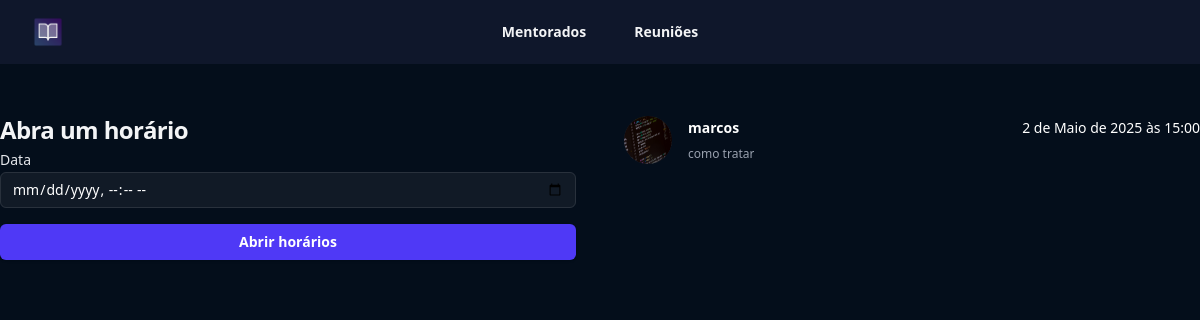
Screenshot of /mentorados/reunioes/ (signed in) with the database file from the repository.
### mentorados/models.py (models this page shows, shortened)
class Reuniao(models.Model):
    tag_choices = (
        ('G', 'Gestão'),
        ('M', 'Marketing'),
        ('RH', 'Gestão de pessoas'),
        ('I', 'Impostos')
    )
    data = models.ForeignKey(DisponibilidadeHorarios, on_delete=models.CASCADE)
    mentorado = models.ForeignKey(Mentorados, on_delete=models.CASCADE)
    tag = models.CharField(max_length=2, choices=tag_choices)
    descricao = models.TextField()

class Mentorados(models.Model):
    estagio_choices = (
        ('E1', '10-100k'),
        ('E2', '100-1KK')
    )
    nome = models.CharField(max_length=255)
    foto = models.ImageField(upload_to='fotos', null=True, blank=True)
    estagio = models.CharField(max_length=2, choices=estagio_choices)
    navigator = models.ForeignKey(Navigators, null=True, blank=True, on_delete=models.SET_NULL)
    user = models.ForeignKey(User, on_delete=models.CASCADE)
    criado_em = models.DateField(auto_now_add=True)
    token = models.CharField(max_length=16)
    def __str__(self):
        return self.nome

class DisponibilidadeHorarios(models.Model):
    data_inicial = models.DateTimeField(null=True, blank=True)
    mentor = models.ForeignKey(User, on_delete=models.CASCADE)
    agendado = models.BooleanField(default=False)

### mentorados/views.py (the view, shortened to what this page needs)
# urls.py: path('reunioes/', views.reunioes, name='reunioes'),
def reunioes(request):
    if request.method == 'GET':
        reunioes = Reuniao.objects.filter(data__mentor=request.user)
        return render(request, 'reunioes.html', {'reunioes':reunioes})

### mentorados/templates/reunioes.html (shortened to what this page needs)
{% extends "base.html" %}
{% load static %}
{% block 'body' %}
<header class="bg-slate-900">
    <nav class="flex items-center justify-between p-4 lg:px-8" aria-label="Global">
      <div class="flex lg:flex-1">
        <a href="#" class="-m-1.5 p-1.5">
          <img class="h-8 w-auto" src="{% static 'logo.png' %}" alt="">
        </a>
      </div>
      <div class="hidden lg:flex lg:gap-x-12">
        <a href="{% url 'mentorados' %}" class="text-sm/6 font-semibold text-gray-100">Mentorados</a>
        <a href="{% url 'reunioes' %}" class="text-sm/6 font-semibold text-gray-100">Reuniões</a>
      </div>
    </nav>
  </header>
  <div class="bg-[#040e1b] min-h-screen">
    <div class="max-w-7xl mx-auto py-8">
        <div class="grid grid-cols-2 gap-12 ">
            <div>
                <form action="{% url 'reunioes' %}" method="POST">{% csrf_token %}
                  <h2 class="mt-4 text-2xl/9 font-bold tracking-tight text-gray-100">Abra um horário</h2>
                  <label for="email" class="block text-sm/6 font-medium text-gray-200">Data</label>
                  <input type="datetime-local" name="data" id="date" required class="block w-full rounded-md bg-white/5 px-3 py-1.5 text-base text-white outline outline-1 -outline-offset-1 outline-white/10 placeholder:text-gray-500 focus:outline focus:outline-2 focus:-outline-offset-2 focus:outline-indigo-500 sm:text-sm/6">
                  <button type="submit" class="flex w-full justify-center cursor-pointer rounded-md bg-indigo-600 px-3 py-1.5 text-sm/6 font-semibold text-white shadow-sm hover:bg-indigo-500 focus-visible:outline focus-visible:outline-2 focus-visible:outline-offset-2 focus-visible:outline-indigo-600 mt-4">Abrir horários</button>
                </form>
            </div>
            <div>
                <ul role="list" class="divide-y divide-gray-800">
                  {% for reuniao in reunioes %}
                    <li class="flex justify-between gap-x-6 py-5">
                      <div class="flex min-w-0 gap-x-4">
                        <img class="size-12 flex-none rounded-full bg-gray-800" src="{{reuniao.mentorado.foto.url}}" alt="">
                        <div class="min-w-0 flex-auto">
                          <p class="text-sm/6 font-semibold text-white">{{reuniao.mentorado}}</p>
                          <p class="mt-1 truncate text-xs/5 text-gray-400">{{reuniao.descricao}}</p>
                        </div>
                      </div>
                      <div class="hidden shrink-0 sm:flex sm:flex-col sm:items-end">
                        <p class="text-sm/6 text-white">{{reuniao.data.data_inicial}}</p>
                      </div>
                    </li>
                  {% endfor %}
                  </ul>
            </div>
        </div>
    </div>
  </div>
{% endblock 'body' %}

### rows the page displays
Reuniao: mentorado.foto (picture), mentorado "marcos", descricao "como tratar", data.data_inicial "2 de Maio de 2025 às 15:00"
